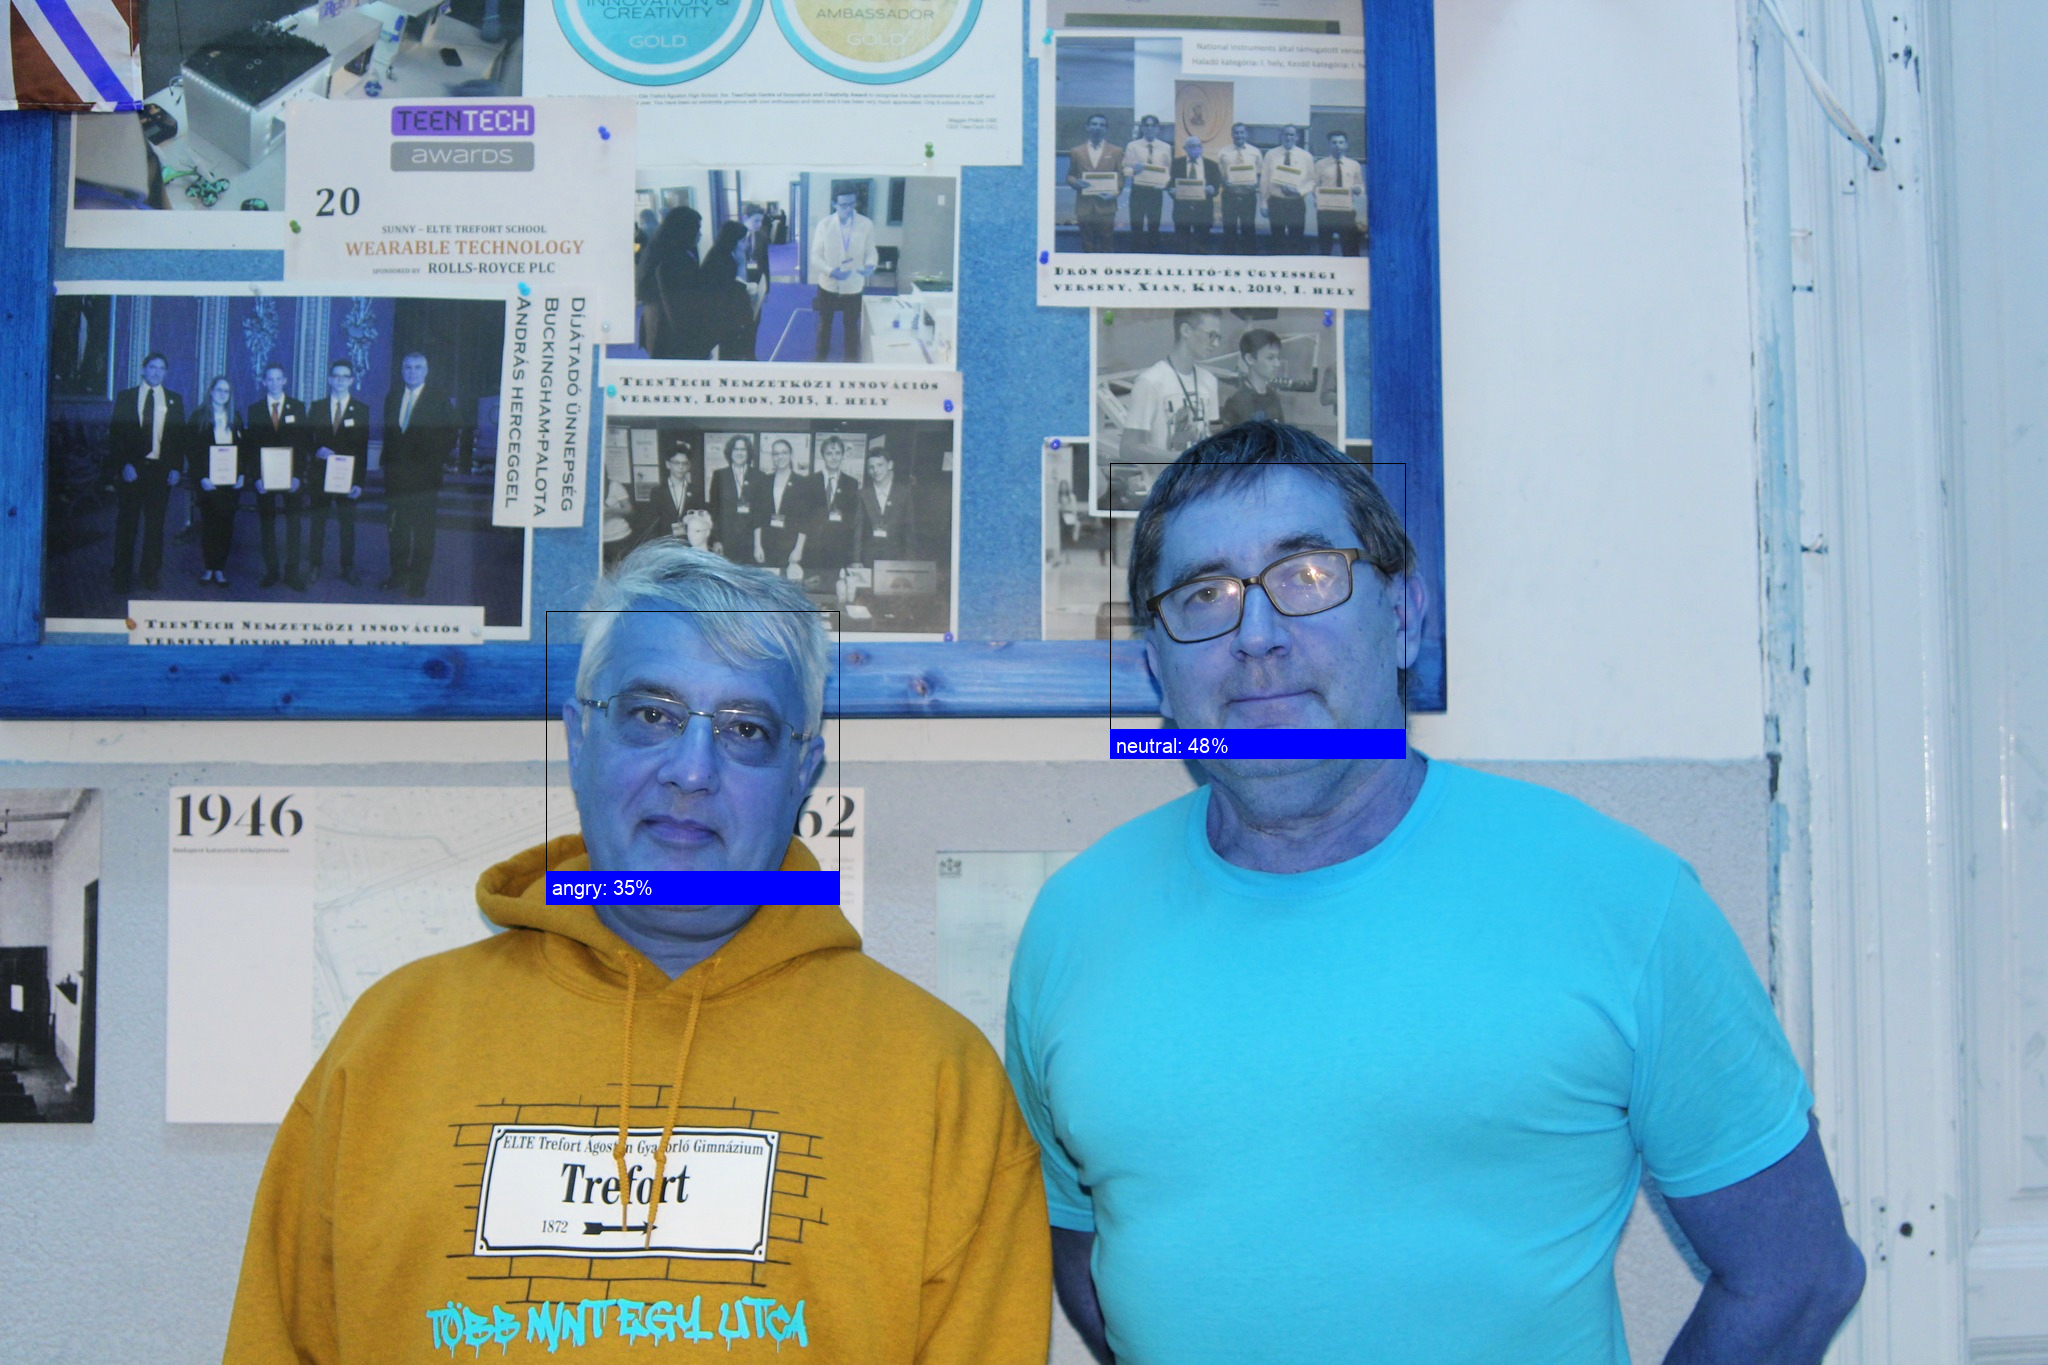

Reproduce this figure in Python.
import os
os.environ['TF_CPP_MIN_LOG_LEVEL'] = '3'

from fer import FER as fer
import numpy as np
from PIL import Image, ImageDraw, ImageFont

emotions_types = ["happy", "sad", "angry", "surprise", "disgust", "fear", "neutral"]

def detect(img):
    detector = fer()
    emotions = detector.detect_emotions(img)

    pil_image = Image.fromarray(img)
    image_draw = ImageDraw.Draw(pil_image)

    for face in emotions:
        coords = face.get("box")
        ems = face.get("emotions")

        image_draw.rectangle(((coords[0], coords[1]), (coords[0] + coords[2], coords[1] + coords[3])), outline=(0, 0, 0, 255))

        most_certain = {"emotion": None, "strength": 0}
        
        for em_type in emotions_types:
            if ems.get(em_type)> most_certain.get("strength"):
                most_certain["strength"] = ems.get(em_type)
                most_certain["emotion"] = em_type

        text = most_certain["emotion"] + ": " + str(int(most_certain["strength"] * 100)) + "%"

        print(text)

        width, height = image_draw.textsize(text, font=ImageFont.truetype("arial.ttf", 20))
        image_draw.rectangle(((coords[0], coords[1] + coords[3] - height - 10), (coords[0] + coords[2], coords[1] + coords[3])), fill=(0, 0, 255), outline=(0, 0, 255))
        image_draw.text((coords[0] + 6, coords[1] + coords[3] - height - 5), text, fill=(255, 255, 255, 255), font=ImageFont.truetype("arial.ttf", 20))


    del image_draw

    pil_image.show()

    return emotions

def detect_top(img):
    detector = fer()
    return detector.top_emotion(img)
